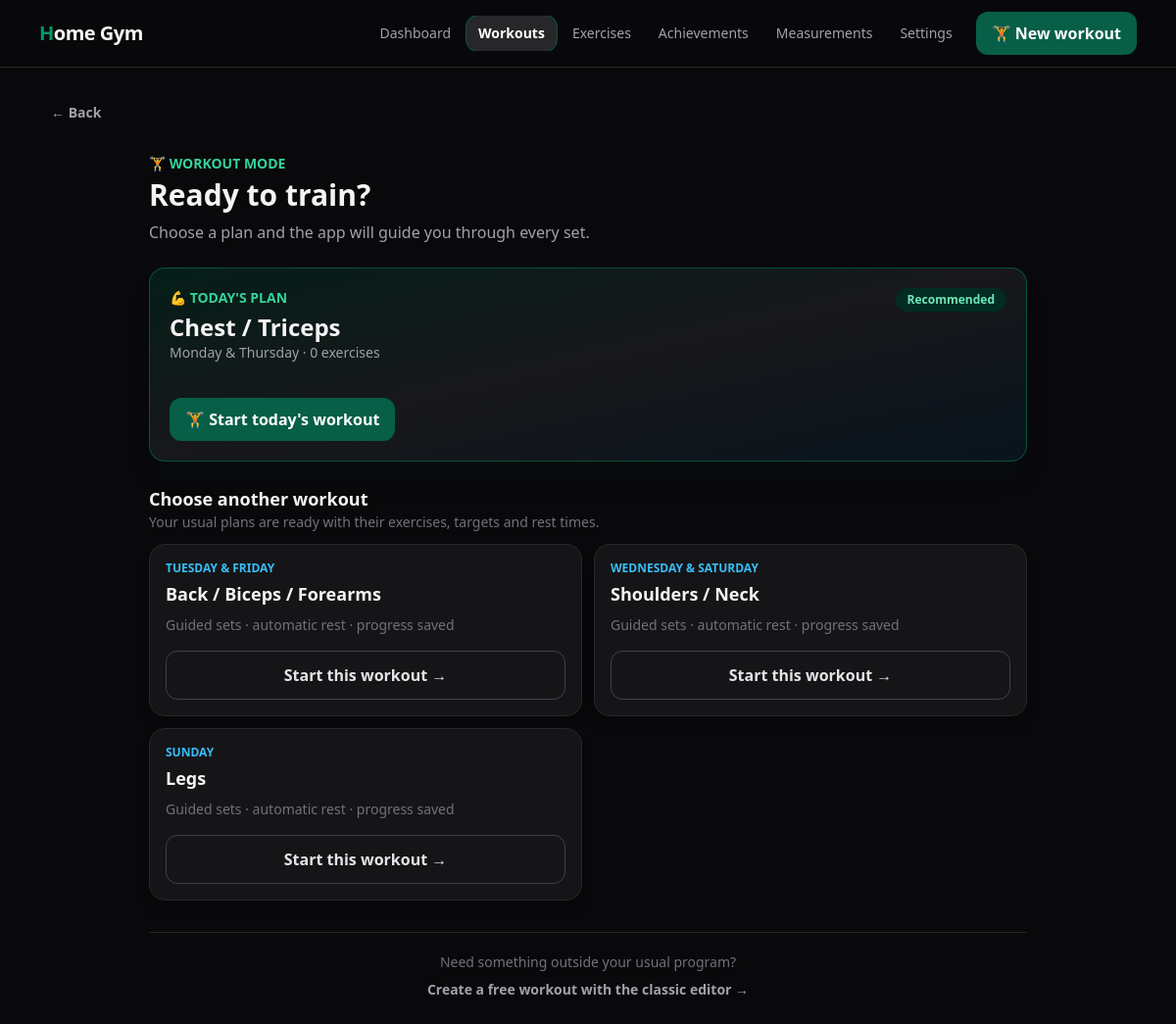
Screenshot of /workouts/new with the database file from the repository.
### tables this page shows
CREATE TABLE workout_templates (
    id SMALLINT UNSIGNED AUTO_INCREMENT PRIMARY KEY,
    name VARCHAR(120) NOT NULL,
    session_type VARCHAR(120) NOT NULL,
    scheduled_days VARCHAR(20) NOT NULL COMMENT 'Comma-separated ISO weekdays, Monday=1',
    is_active BOOLEAN NOT NULL DEFAULT TRUE,
    UNIQUE KEY uq_template_name (name)
);

### app/Core/View.php (called while the page is built, shortened)
<?php
final class View
{
    public static function render(string $name, array $data = []): void
    {
        $file = dirname(__DIR__, 2) . '/resources/views/' . $name . '.php';
        extract($data, EXTR_SKIP);
        require $file;
        require dirname(__DIR__, 2) . '/resources/views/layouts/app.php';
    }
}

### app/Core/Controller.php (called while the page is built, shortened)
<?php
abstract class Controller
{
    protected function view(string $name, array $data = []): void
    {
        View::render($name, $data);
    }
}

### app/Controllers/WorkoutModeController.php (called while the page is built, shortened)
<?php
final class WorkoutModeController extends Controller
{
    private ActiveWorkoutService $service;
    public function __construct(){ $this->service=new ActiveWorkoutService(); }
    public function create(): void
    {
        $activeWorkout=$this->service->active();
        $templates=WorkoutTemplate::all();
        $todayTemplate=WorkoutTemplate::forDay((int)(new DateTimeImmutable('today'))->format('N'));
        $this->view('workout-mode/create',compact('activeWorkout','templates','todayTemplate'));
    }
}

### public/index.php (called while the page is built, shortened)
<?php
$config = require dirname(__DIR__) . '/config/app.php';
$router = new Router();
$router->dispatch($_SERVER['REQUEST_METHOD'], $_SERVER['REQUEST_URI']);

### app/Services/ActiveWorkoutService.php (called while the page is built, shortened)
<?php
final class ActiveWorkoutService
{
    public function active(): ?array
    {
        $db=Database::connection();
        $session=$db->query("SELECT * FROM workout_sessions WHERE status='in_progress' ORDER BY id DESC LIMIT 1")->fetch();
        return $session?$this->state((int)$session['id']):null;
    }
}

### app/Models/WorkoutTemplate.php (called while the page is built, shortened)
<?php
final class WorkoutTemplate
{
    public static function all(): array
    {
        return Database::connection()->query('SELECT * FROM workout_templates WHERE is_active=1 ORDER BY id')->fetchAll();
    }
    public static function find(int $id): ?array
    {
        $db=Database::connection();$stmt=$db->prepare('SELECT * FROM workout_templates WHERE id=? AND is_active=1');$stmt->execute([$id]);$template=$stmt->fetch();if(!$template)return null;
        $stmt=$db->prepare('SELECT wte.*,e.name exercise_name FROM workout_template_exercises wte JOIN exercises e ON e.id=wte.exercise_id WHERE wte.workout_template_id=? ORDER BY wte.position');$stmt->execute([$id]);$template['exercises']=$stmt->fetchAll();return $template;
    }
    public static function forDay(int $isoDay): ?array
    {
        foreach(self::all() as $template){if(in_array((string)$isoDay,explode(',',$template['scheduled_days']),true))return self::find((int)$template['id']);}return null;
    }
}

### app/Core/Database.php (called while the page is built, shortened)
<?php
final class Database
{
    private static ?PDO $connection = null;
    public static function connection(): PDO
    {
        if (self::$connection === null) {
            $host = $_ENV['DB_HOST'] ?? '127.0.0.1';
            $port = $_ENV['DB_PORT'] ?? '3306';
            $database = $_ENV['DB_DATABASE'] ?? 'muscu';
            $dsn = "mysql:host={$host};port={$port};dbname={$database};charset=utf8mb4";
            self::$connection = new PDO($dsn, $_ENV['DB_USERNAME'] ?? '', $_ENV['DB_PASSWORD'] ?? '', [
                PDO::ATTR_ERRMODE => PDO::ERRMODE_EXCEPTION,
                PDO::ATTR_DEFAULT_FETCH_MODE => PDO::FETCH_ASSOC,
                PDO::ATTR_EMULATE_PREPARES => false,
            ]);
        }
        return self::$connection;
    }
}

### app/Helpers/functions.php (called while the page is built, shortened)
<?php
function e(mixed $value): string
{
    return htmlspecialchars((string) $value, ENT_QUOTES | ENT_SUBSTITUTE, 'UTF-8');
}
function route(string $name,array $parameters=[]): string
{
    return \App\Core\Router::urlFor($name,$parameters);
}

### resources/views/workout-mode/create.php (the view, shortened to what this page needs)
<?php
$dayNames=['1'=>'Monday','2'=>'Tuesday','3'=>'Wednesday','4'=>'Thursday','5'=>'Friday','6'=>'Saturday','7'=>'Sunday'];
$schedule=function(string $days)use($dayNames):string{return implode(' & ',array_map(fn($day)=>$dayNames[$day]??$day,explode(',',$days)));};
?>
<div class="mx-auto max-w-4xl">
  <div class="mb-6">
    <p class="text-sm font-semibold text-emerald-400">🏋️ WORKOUT MODE</p>
    <h1 class="mt-1 text-3xl font-black">Ready to train?</h1>
    <p class="mt-2 text-zinc-400">Choose a plan and the app will guide you through every set.</p>
  </div>
  <?php if(!$activeWorkout&&$todayTemplate): ?>
  <section class="mb-6 rounded-2xl border border-emerald-700/60 bg-gradient-to-br from-emerald-950/60 via-zinc-900 to-sky-950/30 p-5 shadow-xl shadow-emerald-950/10">
    <div class="flex flex-wrap items-start justify-between gap-3"><div><p class="text-sm font-bold text-emerald-400">💪 TODAY'S PLAN</p><h2 class="mt-1 text-2xl font-black"><?= e($todayTemplate['session_type']) ?></h2><p class="text-sm text-zinc-400"><?= e($schedule($todayTemplate['scheduled_days'])) ?> · <?= count($todayTemplate['exercises']) ?> exercises</p></div><span class="rounded-full bg-emerald-950 px-3 py-1 text-xs font-bold text-emerald-300">Recommended</span></div>
    <form method="post" action="<?= e(route('workouts.start')) ?>" class="mt-5"><button class="btn-primary w-full sm:w-auto">🏋️ Start today's workout</button></form>
  </section>
  <?php endif; ?>
  <?php if(!$activeWorkout): ?>
  <section>
    <div class="mb-3"><h2 class="text-lg font-bold">Choose another workout</h2><p class="text-sm text-zinc-500">Your usual plans are ready with their exercises, targets and rest times.</p></div>
    <div class="grid gap-3 sm:grid-cols-2"><?php foreach($templates as $template):if((int)($todayTemplate['id']??0)===(int)$template['id'])continue; ?>
      <form method="post" action="<?= e(route('workouts.start')) ?>" class="card group flex flex-col transition hover:-translate-y-0.5 hover:border-emerald-800"><?= csrf_field() ?><input type="hidden" name="template_id" value="<?= (int)$template['id'] ?>"><div class="flex-1"><p class="text-xs font-semibold text-sky-400"><?= e(strtoupper($schedule($template['scheduled_days']))) ?></p><h3 class="mt-1 text-lg font-black"><?= e($template['session_type']) ?></h3><p class="mt-2 text-sm text-zinc-500">Guided sets · automatic rest · progress saved</p></div><button class="mt-4 w-full rounded-xl border border-zinc-700 px-4 py-3 font-bold text-zinc-200 transition group-hover:border-emerald-700 group-hover:bg-emerald-950/40 group-hover:text-emerald-300">Start this workout →</button></form>
    <?php endforeach; ?></div>
  </section>
  <div class="mt-8 border-t border-zinc-800 pt-5 text-center"><p class="text-sm text-zinc-500">Need something outside your usual program?</p><a href="<?= e(route('workouts.custom.create')) ?>" class="mt-2 inline-block text-sm font-semibold text-zinc-400 hover:text-white">Create a free workout with the classic editor →</a></div>
  <?php endif; ?>
</div>

### app/Core/Router.php (shortened to what this page needs)
<?php
final class Router
{
    private array $routes = [];
    private static array $namedRoutes = [];
    private function add(string $method, string $path, array|callable $action, ?string $name=null): void
    {
        $pattern = preg_replace('#\{[a-zA-Z_]+\}#', '([^/]+)', $path);
        $this->routes[] = [$method, '#^' . $pattern . '/?$#', $action];
        if($name)self::$namedRoutes[$name]=$path;
    }
    public static function urlFor(string $name,array $parameters=[]): string
    {
        $path=self::$namedRoutes[$name];
        return $path;
    }
    public function dispatch(string $method, string $uri): void
    {
        $path = rawurldecode(parse_url($uri, PHP_URL_PATH) ?: '/');
        foreach ($this->routes as [$verb, $pattern, $action]) {
            if ($verb === $method && preg_match($pattern, $path, $matches)) {
                array_shift($matches);
                if(is_callable($action))$action(...$matches);else{[$class, $function] = $action;(new $class())->{$function}(...$matches);}
                return;
            }
        }
    }
}

### rows the page displays
workout_templates: session_type "Chest / Triceps", scheduled_days "Monday & Thursday"
workout_templates: scheduled_days "TUESDAY & FRIDAY", session_type "Back / Biceps / Forearms"
workout_templates: scheduled_days "WEDNESDAY & SATURDAY", session_type "Shoulders / Neck"
workout_templates: scheduled_days "SUNDAY", session_type "Legs"

### other values shown
count($todayTemplate['exercises']) "0"
